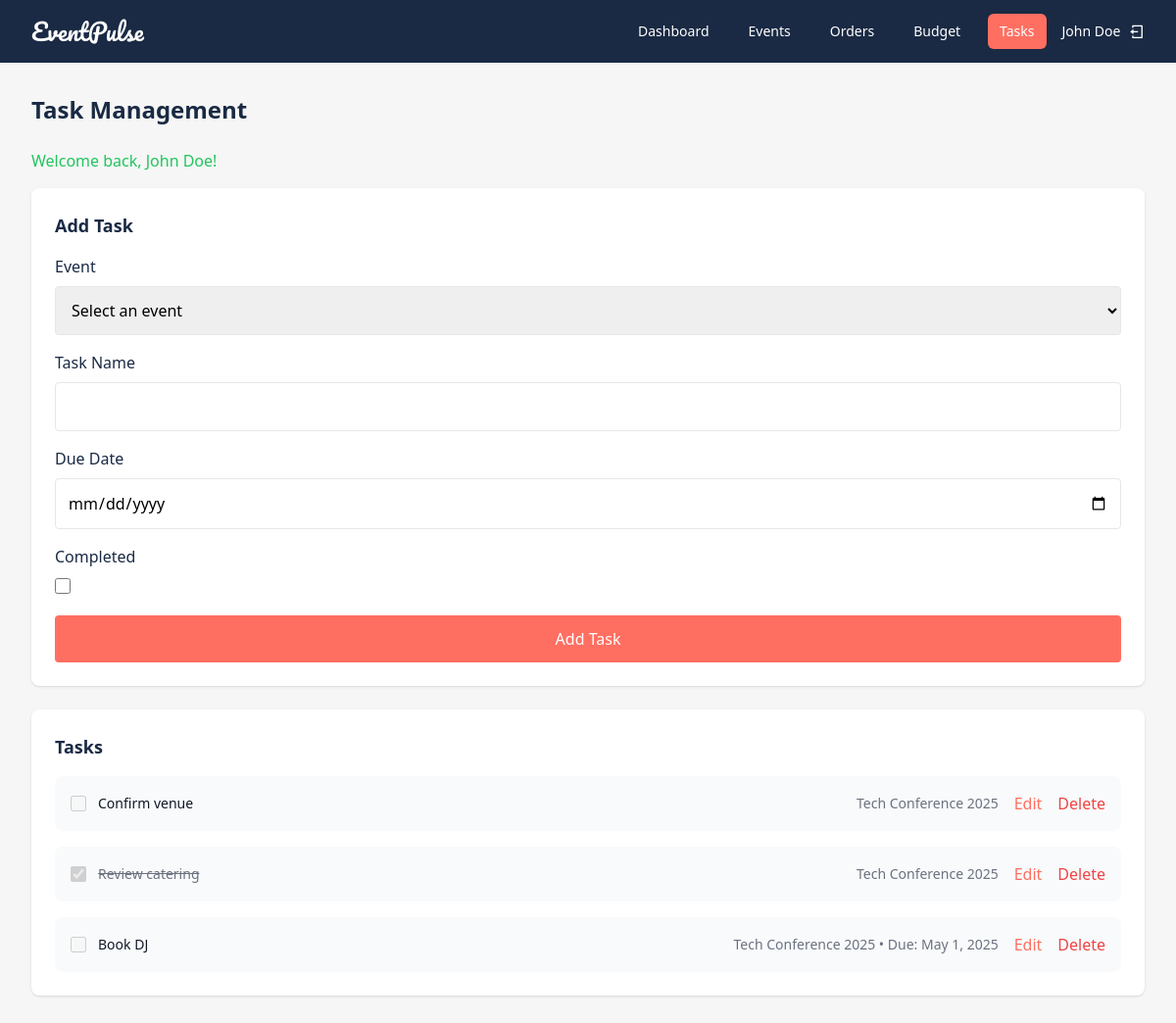
Screenshot of /tasks.php (signed in) with the database file from the repository.
### tables this page shows
CREATE TABLE tasks (
    task_id INT AUTO_INCREMENT PRIMARY KEY,
    event_id INT NOT NULL,
    task_name VARCHAR(255) NOT NULL,
    completed TINYINT(1) DEFAULT 0,  
    due_date DATE,
    created_at TIMESTAMP DEFAULT CURRENT_TIMESTAMP,
    FOREIGN KEY (event_id) REFERENCES events(event_id) ON DELETE CASCADE
);

CREATE TABLE events (
    event_id INT AUTO_INCREMENT PRIMARY KEY,
    user_id INT NOT NULL,
    title VARCHAR(255) NOT NULL,
    event_date DATE NOT NULL,
    location VARCHAR(255),
    description TEXT,
    created_at TIMESTAMP DEFAULT CURRENT_TIMESTAMP,
    FOREIGN KEY (user_id) REFERENCES users(user_id) ON DELETE CASCADE
);

### tasks.php (the view, shortened to what this page needs)
<?php
require_once 'config.php';
$user_id = $_SESSION['user_id'];
$full_name = $_SESSION['full_name'];
$tasks_query = "SELECT t.task_id, t.event_id, t.task_name, t.due_date, t.completed, e.title FROM tasks t JOIN events e ON t.event_id = e.event_id WHERE e.user_id = '$user_id' ORDER BY t.due_date ASC";
$tasks_result = mysqli_query($conn, $tasks_query);
$tasks = [];
while ($row = mysqli_fetch_assoc($tasks_result)) {
    $tasks[] = $row;
}
$events_query = "SELECT event_id, title FROM events WHERE user_id = '$user_id'";
$events_result = mysqli_query($conn, $events_query);
$events = [];
while ($row = mysqli_fetch_assoc($events_result)) {
    $events[] = $row;
}
?>
<!DOCTYPE html>
<html lang="en">
<head>
    <link href="https://cdn.jsdelivr.net/npm/remixicon@4.5.0/fonts/remixicon.css" rel="stylesheet">
    <script src="https://cdn.tailwindcss.com"></script>
</head>
<body class="bg-[#F5F6F5] min-h-screen">
    <nav class="bg-primary text-white fixed top-0 w-full z-50">
        <div class="max-w-7xl mx-auto px-4 sm:px-6 lg:px-8">
            <div class="flex flex-col sm:flex-row items-center justify-between h-auto py-4 sm:h-16">
                <div class="flex items-center w-full sm:w-auto">
                    <span class="text-2xl font-['Pacifico']">EventPulse</span>
                </div>
                <div class="sm:flex flex-col sm:flex-row items-center sm:space-x-4 w-full sm:w-auto mt-2 sm:mt-0 hidden" id="nav-menu">
                    <div class="flex flex-col sm:flex-row items-baseline space-y-2 sm:space-y-0 sm:space-x-4 w-full sm:w-auto">
                        <a href="dashboard.php" class="px-3 py-2 rounded-md text-sm font-medium hover:bg-secondary/20">Dashboard</a>
                        <a href="events.php" class="px-3 py-2 rounded-md text-sm font-medium hover:bg-secondary/20">Events</a>
                        <a href="orders.php" class="px-3 py-2 rounded-md text-sm font-medium hover:bg-secondary/20">Orders</a>
                        <a href="budget.php" class="px-3 py-2 rounded-md text-sm font-medium hover:bg-secondary/20">Budget</a>
                        <a href="tasks.php" class="px-3 py-2 rounded-md text-sm font-medium bg-secondary">Tasks</a>
                    </div>
                    <div class="flex items-center mt-2 sm:mt-0">
                        <span class="text-sm"><?php echo htmlspecialchars($full_name); ?></span>
                        <a href="?logout=true" class="ml-2 text-white hover:text-[#F8DDA4]"><i class="ri-logout-box-line"></i></a>
                    </div>
                </div>
            </div>
        </div>
    </nav>
    <main class="max-w-7xl mx-auto px-4 sm:px-6 lg:px-8 pt-24 pb-8">
        <h1 class="text-2xl font-bold text-primary mb-6">Task Management</h1>
        <?php if (isset($_SESSION['success'])): ?>
            <p class="text-green-500 mb-4"><?php echo $_SESSION['success']; unset($_SESSION['success']); ?></p>
        <?php endif; ?>
        <div class="bg-white p-6 rounded-lg shadow mb-6">
            <h2 class="text-lg font-semibold text-primary mb-4"><?php echo isset($_GET['edit']) ? 'Edit Task' : 'Add Task'; ?></h2>
            <?php if (isset($_GET['edit'])):
                $edit_id = mysqli_real_escape_string($conn, $_GET['edit']);
                $edit_query = "SELECT * FROM tasks WHERE task_id = '$edit_id' AND event_id IN (SELECT event_id FROM events WHERE user_id = '$user_id')";
                $edit_result = mysqli_fetch_assoc(mysqli_query($conn, $edit_query));
            ?>
                <form method="POST" action="">
                    <input type="hidden" name="task_id" value="<?php echo $edit_id; ?>">
                    <div class="mb-4">
                        <label for="event_id" class="block text-primary font-medium mb-2">Event</label>
                        <select name="event_id" id="event_id" class="w-full p-3 border rounded focus:outline-none focus:ring-2 focus:ring-secondary" required>
                            <?php foreach ($events as $event): ?>
                                <option value="<?php echo $event['event_id']; ?>" <?php echo $edit_result['event_id'] == $event['event_id'] ? 'selected' : ''; ?>><?php echo htmlspecialchars($event['title']); ?></option>
                            <?php endforeach; ?>
                        </select>
                    </div>
                    <div class="mb-4">
                        <label for="task_name" class="block text-primary font-medium mb-2">Task Name</label>
                        <input type="text" name="task_name" id="task_name" value="<?php echo htmlspecialchars($edit_result['task_name']); ?>" class="w-full p-3 border rounded focus:outline-none focus:ring-2 focus:ring-secondary" required>
                    </div>
                    <div class="mb-4">
                        <label for="due_date" class="block text-primary font-medium mb-2">Due Date</label>
                        <input type="date" name="due_date" id="due_date" value="<?php echo $edit_result['due_date']; ?>" class="w-full p-3 border rounded focus:outline-none focus:ring-2 focus:ring-secondary">
                    </div>
                    <div class="mb-4">
                        <label for="completed" class="block text-primary font-medium mb-2">Completed</label>
                        <input type="checkbox" name="completed" id="completed" value="1" <?php echo $edit_result['completed'] ? 'checked' : ''; ?> class="h-4 w-4 text-primary rounded border-gray-300">
                    </div>
                    <div class="flex space-x-4">
                        <button type="submit" class="w-full bg-secondary text-white py-3 rounded hover:bg-opacity-90 font-medium">Update Task</button>
                        <a href="tasks.php" class="w-full text-center bg-gray-200 text-gray-700 py-3 rounded hover:bg-gray-300 font-medium">Cancel</a>
                    </div>
                </form>
            <?php else: ?>
                <form method="POST" action="">
                    <div class="mb-4">
                        <label for="event_id" class="block text-primary font-medium mb-2">Event</label>
                        <select name="event_id" id="event_id" class="w-full p-3 border rounded focus:outline-none focus:ring-2 focus:ring-secondary" required>
                            <option value="">Select an event</option>
                        </select>
                    </div>
                    <div class="mb-4">
                        <label for="task_name" class="block text-primary font-medium mb-2">Task Name</label>
                        <input type="text" name="task_name" id="task_name" class="w-full p-3 border rounded focus:outline-none focus:ring-2 focus:ring-secondary" required>
                    </div>
                    <div class="mb-4">
                        <label for="due_date" class="block text-primary font-medium mb-2">Due Date</label>
                        <input type="date" name="due_date" id="due_date" class="w-full p-3 border rounded focus:outline-none focus:ring-2 focus:ring-secondary">
                    </div>
                    <div class="mb-4">
                        <label for="completed" class="block text-primary font-medium mb-2">Completed</label>
                        <input type="checkbox" name="completed" id="completed" value="1" class="h-4 w-4 text-primary rounded border-gray-300">
                    </div>
                    <button type="submit" class="w-full bg-secondary text-white py-3 rounded hover:bg-opacity-90 font-medium">Add Task</button>
                </form>
            <?php endif; ?>
        </div>
        <div class="bg-white p-6 rounded-lg shadow">
            <h2 class="text-lg font-semibold text-primary mb-4">Tasks</h2>
            <div class="space-y-4">
                <?php if (empty($tasks)): ?>
                    <p class="text-gray-500">No tasks found.</p>
                <?php else: ?>
                    <?php foreach ($tasks as $task): ?>
                        <div class="flex items-center justify-between p-4 bg-gray-50 rounded-lg">
                            <div class="flex items-center">
                                <a href="tasks.php?toggle=<?php echo $task['task_id']; ?>" class="flex items-center">
                                    <input type="checkbox" class="h-4 w-4 text-primary rounded border-gray-300" <?php echo $task['completed'] ? 'checked' : ''; ?> disabled>
                                    <span class="ml-3 text-sm <?php echo $task['completed'] ? 'text-gray-500 line-through' : 'text-gray-900'; ?>"><?php echo htmlspecialchars($task['task_name']); ?></span>
                                </a>
                            </div>
                            <div class="flex items-center space-x-4">
                                <p class="text-sm text-gray-500"><?php echo htmlspecialchars($task['title']); ?><?php echo $task['due_date'] ? ' • Due: ' . date('F j, Y', strtotime($task['due_date'])) : ''; ?></p>
                                <a href="tasks.php?edit=<?php echo $task['task_id']; ?>" class="text-secondary hover:underline">Edit</a>
                                <a href="tasks.php?delete=<?php echo $task['task_id']; ?>" class="text-red-500 hover:underline" onclick="return confirm('Are you sure?')">Delete</a>
                            </div>
                        </div>
                    <?php endforeach; ?>
                <?php endif; ?>
            </div>
        </div>
    </main>
</body>
</html>

### rows the page displays
tasks: task_name "Confirm venue", event.title "Tech Conference 2025"
tasks: completed "☑", task_name "Review catering", event.title "Tech Conference 2025"
tasks: task_name "Book DJ", event.title "Tech Conference 2025", due_date "May 1, 2025"

### other values shown
$full_name "John Doe"
$_SESSION['success'] "Welcome back, John Doe!"
